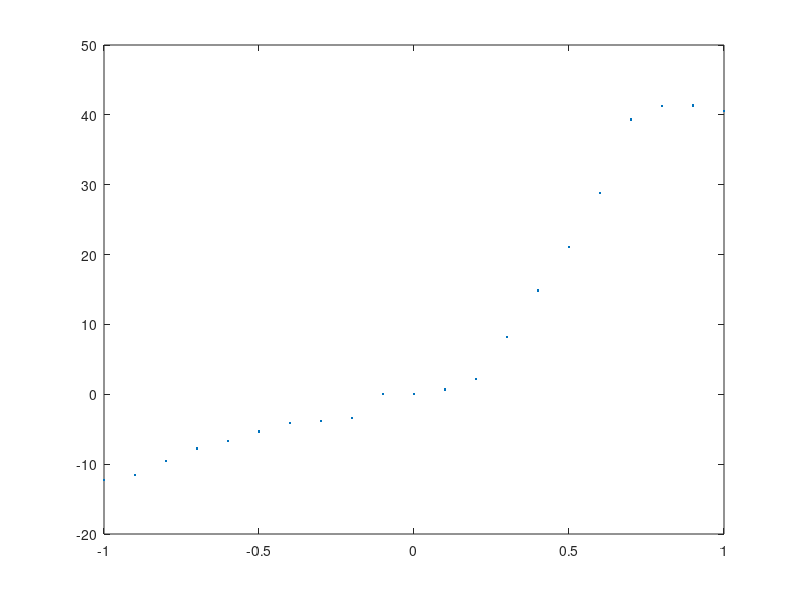

Here is the MATLAB script that generated this plot: (Note: this script raises an error after producing the figure.)
load thurster_thrustcmd_fig17

figure(1)
plot(tht,meanF,'.')

% Print data sorted
[tt,ii] = sort(tht,'descend');
tt'
tt
ff = meanF(ii);
(ff/2)'

% Forward thrust
II = find(tht>=0);

[cc,JJ] = sort(tht(II));
ff = meanF(II);
ff = ff(JJ);
cmd = linspace(0,max(cc),100);

cmd = linspace(-10,10,1000);
A = 0;
K = 20;
B = 8;
v = 0.5;
C = 1;
M = 0.35;

cmd = linspace(-10,10,1000);
F = A+ ( (K-A)./( (C+exp(-B*(cmd-M))).^(1/v) ) );
%figure(5); clf;
%plot(cmd,F)

cmd = linspace(0,max(cc),100);
F = A+ ( (K-A)./( (C+exp(-B*(cmd-M))).^(1/v) ) );

A = 0;
K = 20;
p0 = [B,v,C,M];
data = [cc' (ff/2)'];
f = @(p)glf_pos(p,data,A,K);
pout = fminsearch(f,p0)

params = pout;
xx = linspace(-0.1,max(cc)*1.2,100);
B = params(1);
v = params(2);
C = params(3);
M = params(4);
Y = A+ ( (K-A)./( (C+exp(-B*(xx-M))).^(1/v) ) );

figure(3); clf;
plot(cc,ff/2,'o')
hold on 
%plot(cmd,F,'g-')
plot(xx,Y,'r-')
grid on;
legend('Data','Fit','location','NorthWest')
xlabel('Motor Command')
ylabel('Single Thruster Force')
title('Thruster Curve Fit - Forward')

% Reverse thrust
II = find(tht<=0);

[cc,JJ] = sort(tht(II));
ff = meanF(II);
ff = ff(JJ);

An = -6;
Kn = 0;
% Initial guess
Bn = 5;
vn = 1;
Cn = 1;
Mn = -0.6;

p0 = [Bn,vn,Cn,Mn];
data = [cc' (ff/2)'];
f = @(p)glf_neg(p,data,An,Kn);
pout = fminsearch(f,p0)

params = pout;
xx = linspace(min(cc)*1.2,max(cc)*1.2,100);
Bn = params(1);
vn = params(2);
Cn = params(3);
Mn = params(4);

Y = An+ ( (Kn-An)./( (Cn+exp(-Bn*(xx-Mn))).^(1/vn) ) );

figure(4); clf;
plot(cc,ff/2,'o')
hold on 
%plot(cmd,F,'g-')
plot(xx,Y,'r-')
grid on;
legend('Data','Fit','location','NorthWest')
xlabel('Motor Command')
ylabel('Single Thruster Force')
title('Thruster Curve Fit - Reverse')

%%
% Plot it all
figure(2)
clf()
err = errorbar(tht, meanF/2, stdF/2, 'bo');
err.MarkerSize = 2;
%title('Thrust Command Relationship')
xlabel('Thrust Command [-1 to 1]')
ylabel('Thrust of Single Thruster [N]')
cmd = linspace(min(tht)*1.1,max(tht)*1.1,100);
y = tcurve_glf(cmd,A,K,B,v,C,M,An,Kn,Bn,vn,Cn,Mn);
hold on
plot(cmd,y,'r-')
grid on
axis tight

